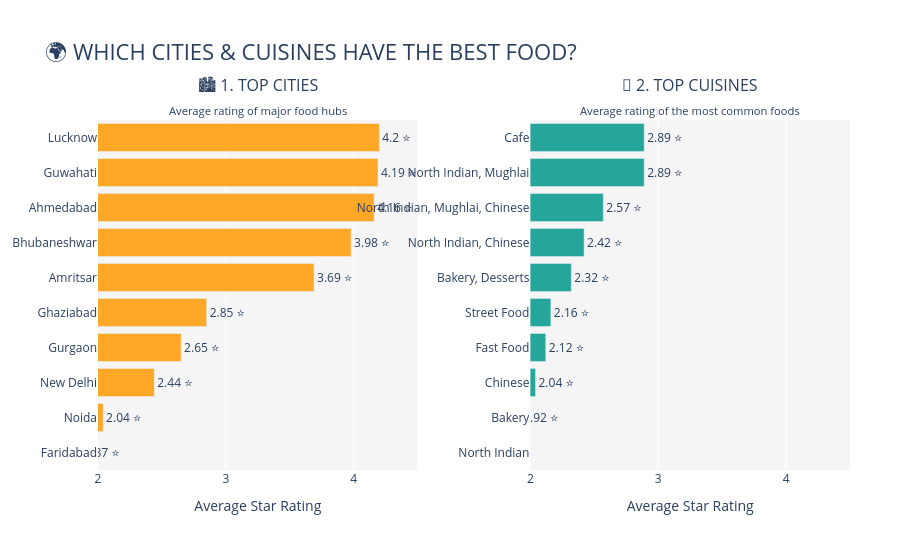

Notebook code for this chart:
### Code cell
import pandas as pd
import plotly.graph_objects as go
from plotly.subplots import make_subplots

# 1. Load the dataset
df = pd.read_csv('../data/Dataset.csv')
df_clean = df.dropna(subset=['Cuisines']).copy()

print("--- Level 3, Task 3 (Part 2): Comparing Cities and Cuisines ---\n")

# --- PREPARE DATA 1: Top 10 Cities by Average Rating ---
# We grab the 10 cities with the most restaurants to ensure a fair comparison
top_cities_list = df['City'].value_counts().head(10).index
city_ratings = df[df['City'].isin(top_cities_list)].groupby('City')['Aggregate rating'].mean().reset_index()
city_ratings = city_ratings.sort_values(by='Aggregate rating', ascending=True)
city_ratings['Aggregate rating'] = city_ratings['Aggregate rating'].round(2)

# --- PREPARE DATA 2: Top 10 Cuisines by Average Rating ---
# We grab the 10 most frequent cuisines for a fair comparison
top_cuisines_list = df_clean['Cuisines'].value_counts().head(10).index
cuisine_ratings = df_clean[df_clean['Cuisines'].isin(top_cuisines_list)].groupby('Cuisines')['Aggregate rating'].mean().reset_index()
cuisine_ratings = cuisine_ratings.sort_values(by='Aggregate rating', ascending=True)
cuisine_ratings['Aggregate rating'] = cuisine_ratings['Aggregate rating'].round(2)


# 2. Create the Side-by-Side Dashboard
fig = make_subplots(
    rows=1, cols=2, 
    subplot_titles=(
        "🏙️ 1. TOP CITIES<br><sub>Average rating of major food hubs</sub>", 
        "🍝 2. TOP CUISINES<br><sub>Average rating of the most common foods</sub>"
    ),
    horizontal_spacing=0.15
)

# Add Left Chart: Cities
fig.add_trace(
    go.Bar(
        x=city_ratings['Aggregate rating'],
        y=city_ratings['City'],
        orientation='h',
        text=city_ratings['Aggregate rating'].apply(lambda x: f"{x} ⭐"),
        textposition='outside',
        marker_color='#FFA726', # Warm Orange
        name="Cities"
    ),
    row=1, col=1
)

# Add Right Chart: Cuisines
fig.add_trace(
    go.Bar(
        x=cuisine_ratings['Aggregate rating'],
        y=cuisine_ratings['Cuisines'],
        orientation='h',
        text=cuisine_ratings['Aggregate rating'].apply(lambda x: f"{x} ⭐"),
        textposition='outside',
        marker_color='#26A69A', # Cool Teal
        name="Cuisines"
    ),
    row=1, col=2
)

# 3. Polish the layout
fig.update_layout(
    title_text="🌍 WHICH CITIES & CUISINES HAVE THE BEST FOOD?",
    title_font_size=22,
    showlegend=False,
    height=550,
    margin=dict(t=120, b=80, l=50, r=50),
    plot_bgcolor='rgba(245, 245, 245, 1)'
)

# Zoom in the X-axis so the differences are super obvious
fig.update_xaxes(title_text="Average Star Rating", range=[2.0, 4.5], row=1, col=1)
fig.update_xaxes(title_text="Average Star Rating", range=[2.0, 4.5], row=1, col=2)

fig.show()

### Figure 1 — Plotly figure (JSON) as saved in the notebook; plotly's stock layout.template omitted (floating-point values rounded to 4 significant figures)
{"data": [{"marker": {"color": "#FFA726"}, "name": "Cities", "orientation": "h", "text": ["1.87 ⭐", "2.04 ⭐", "2.44 ⭐", "2.65 ⭐", "2.85 ⭐", "3.69 ⭐", "3.98 ⭐", "4.16 ⭐", "4.19 ⭐", "4.2 ⭐"], "textposition": "outside", "type": "bar", "x": [1.87, 2.04, 2.44, 2.65, 2.85, 3.69, 3.98, 4.16, 4.19, 4.2], "xaxis": "x", "y": ["Faridabad", "Noida", "New Delhi", "Gurgaon", "Ghaziabad", "Amritsar", "Bhubaneshwar", "Ahmedabad", "Guwahati", "Lucknow"], "yaxis": "y"}, {"marker": {"color": "#26A69A"}, "name": "Cuisines", "orientation": "h", "text": ["1.67 ⭐", "1.92 ⭐", "2.04 ⭐", "2.12 ⭐", "2.16 ⭐", "2.32 ⭐", "2.42 ⭐", "2.57 ⭐", "2.89 ⭐", "2.89 ⭐"], "textposition": "outside", "type": "bar", "x": [1.67, 1.92, 2.04, 2.12, 2.16, 2.32, 2.42, 2.57, 2.89, 2.89], "xaxis": "x2", "y": ["North Indian", "Bakery", "Chinese", "Fast Food", "Street Food", "Bakery, Desserts", "North Indian, Chinese", "North Indian, Mughlai, Chinese", "North Indian, Mughlai", "Cafe"], "yaxis": "y2"}], "layout": {"annotations": [{"font": {"size": 16}, "showarrow": false, "text": "🏙️ 1. TOP CITIES<br><sub>Average rating of major food hubs</sub>", "x": 0.2125, "xanchor": "center", "xref": "paper", "y": 1, "yanchor": "bottom", "yref": "paper"}, {"font": {"size": 16}, "showarrow": false, "text": "🍝 2. TOP CUISINES<br><sub>Average rating of the most common foods</sub>", "x": 0.7875, "xanchor": "center", "xref": "paper", "y": 1, "yanchor": "bottom", "yref": "paper"}], "height": 550, "margin": {"b": 80, "l": 50, "r": 50, "t": 120}, "plot_bgcolor": "rgba(245, 245, 245, 1)", "showlegend": false, "title": {"font": {"size": 22}, "text": "🌍 WHICH CITIES & CUISINES HAVE THE BEST FOOD?"}, "xaxis": {"anchor": "y", "domain": [0, 0.425], "range": [2, 4.5], "title": {"text": "Average Star Rating"}}, "xaxis2": {"anchor": "y2", "domain": [0.575, 1], "range": [2, 4.5], "title": {"text": "Average Star Rating"}}, "yaxis": {"anchor": "x", "domain": [0, 1]}, "yaxis2": {"anchor": "x2", "domain": [0, 1]}}}
